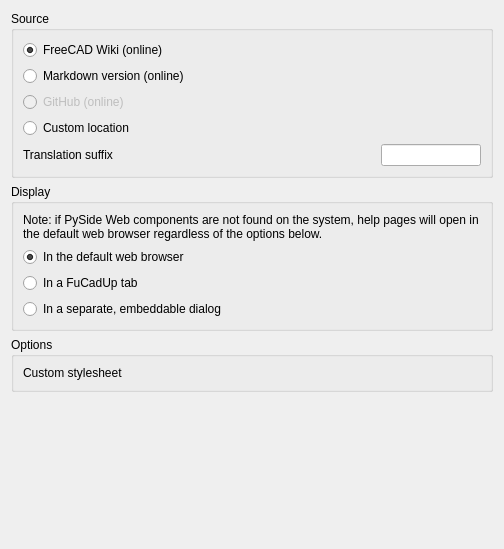
<?xml version="1.0" encoding="UTF-8"?>
<ui version="4.0">
 <class>Form</class>
 <widget class="QWidget" name="Form">
  <property name="geometry">
   <rect>
    <x>0</x>
    <y>0</y>
    <width>504</width>
    <height>549</height>
   </rect>
  </property>
  <property name="windowTitle">
   <string>Help</string>
  </property>
  <layout class="QVBoxLayout" name="verticalLayout">
   <item>
    <widget class="QGroupBox" name="groupBox">
     <property name="title">
      <string>Source</string>
     </property>
     <layout class="QGridLayout" name="gridLayout">
      <item row="2" column="0">
       <widget class="Gui::PrefRadioButton" name="radioButton_2">
        <property name="enabled">
         <bool>false</bool>
        </property>
        <property name="toolTip">
         <string>Fetches the documentation from pages rendered on GitHub.
This is currently not available.</string>
        </property>
        <property name="text">
         <string>GitHub (online)</string>
        </property>
        <property name="prefEntry" stdset="0">
         <cstring>optionGithub</cstring>
        </property>
        <property name="prefPath" stdset="0">
         <cstring>Mod/Help</cstring>
        </property>
       </widget>
      </item>
      <item row="6" column="0">
       <widget class="Gui::PrefRadioButton" name="radioOffline">
        <property name="toolTip">
         <string>Set this to a custom URL or the folder where the help files are located.
You can easily download the documentation for offline use by using the Addon
Manager and installing the &quot;offline-documentation&quot; addon. If this
field is left blank, FreeCAD will automatically search for the help files at
the default location ($USERAPPDATADIR/Mod/offline-documentation).</string>
        </property>
        <property name="text">
         <string>Custom location</string>
        </property>
        <property name="prefEntry" stdset="0">
         <cstring>optionCustom</cstring>
        </property>
        <property name="prefPath" stdset="0">
         <cstring>Mod/Help</cstring>
        </property>
       </widget>
      </item>
      <item row="7" column="1">
       <widget class="Gui::PrefLineEdit" name="lineEdit_2">
        <property name="maximumSize">
         <size>
          <width>100</width>
          <height>16777215</height>
         </size>
        </property>
        <property name="toolTip">
         <string>A translation suffix to use, for example &quot;fr&quot;
to get French translation of the documentation.</string>
        </property>
        <property name="prefEntry" stdset="0">
         <cstring>Suffix</cstring>
        </property>
        <property name="prefPath" stdset="0">
         <cstring>Mod/Help</cstring>
        </property>
       </widget>
      </item>
      <item row="6" column="1">
       <widget class="Gui::PrefFileChooser" name="fileChooser">
        <property name="toolTip">
         <string>Set this to a custom URL or the folder where the help files are located.
Documentation can be downloaded for offline use via the Addon Manager and installing the
&quot;offline-documentation&quot; addon. If this field is left blank, FreeCAD will
automatically search for the help files at the default location
($USERAPPDATADIR/Mod/offline-documentation).</string>
        </property>
        <property name="mode">
         <enum>Gui::FileChooser::Directory</enum>
        </property>
        <property name="fileName">
         <string/>
        </property>
        <property name="prefEntry" stdset="0">
         <cstring>Location</cstring>
        </property>
        <property name="prefPath" stdset="0">
         <cstring>Mod/Help</cstring>
        </property>
       </widget>
      </item>
      <item row="7" column="0">
       <widget class="QLabel" name="label_2">
        <property name="layoutDirection">
         <enum>Qt::LeftToRight</enum>
        </property>
        <property name="text">
         <string>Translation suffix</string>
        </property>
       </widget>
      </item>
      <item row="0" column="0">
       <widget class="Gui::PrefRadioButton" name="radioButton">
        <property name="toolTip">
         <string>The documentation pages will be fetched from the official
FreeCADwiki at https://wiki.freecad.org</string>
        </property>
        <property name="text">
         <string>FreeCAD Wiki (online)</string>
        </property>
        <property name="checked">
         <bool>true</bool>
        </property>
        <property name="prefEntry" stdset="0">
         <cstring>optionWiki</cstring>
        </property>
        <property name="prefPath" stdset="0">
         <cstring>Mod/Help</cstring>
        </property>
       </widget>
      </item>
      <item row="1" column="0">
       <widget class="Gui::PrefRadioButton" name="radioOnline">
        <property name="toolTip">
         <string>The documentation pages will be fetched from an automatic Markdown conversion
of the FreeCAD wiki,hosted on FreeCAD's GitHub account. This can be styled with a
custom stylesheet below and can look nicer than the wiki option. The 'Markdown' or
'Pandoc' Python module should be installed for optimal results.</string>
        </property>
        <property name="text">
         <string>Markdown version (online)</string>
        </property>
        <property name="checked">
         <bool>false</bool>
        </property>
        <property name="prefEntry" stdset="0">
         <cstring>optionMarkdown</cstring>
        </property>
        <property name="prefPath" stdset="0">
         <cstring>Mod/Help</cstring>
        </property>
       </widget>
      </item>
     </layout>
    </widget>
   </item>
   <item>
    <widget class="QGroupBox" name="groupBox_2">
     <property name="title">
      <string>Display</string>
     </property>
     <layout class="QVBoxLayout" name="verticalLayout_3">
      <item>
       <widget class="QLabel" name="label_3">
        <property name="text">
         <string>Note: if PySide Web components are not found on the system, help pages will open in the default web browser regardless of the options below.</string>
        </property>
        <property name="wordWrap">
         <bool>true</bool>
        </property>
       </widget>
      </item>
      <item>
       <widget class="Gui::PrefRadioButton" name="radioBrowser">
        <property name="toolTip">
         <string>The documentation will open in the default web browser</string>
        </property>
        <property name="text">
         <string>In the default web browser</string>
        </property>
        <property name="checked">
         <bool>true</bool>
        </property>
        <property name="prefEntry" stdset="0">
         <cstring>optionBrowser</cstring>
        </property>
        <property name="prefPath" stdset="0">
         <cstring>Mod/Help</cstring>
        </property>
       </widget>
      </item>
      <item>
       <widget class="Gui::PrefRadioButton" name="radioTab">
        <property name="toolTip">
         <string>The documentation will open in a new tab inside the FreeCAD interface. This requires the PySide QtWebengineWidgets component.</string>
        </property>
        <property name="text">
         <string>In a FuCadUp tab</string>
        </property>
        <property name="checked">
         <bool>false</bool>
        </property>
        <property name="prefEntry" stdset="0">
         <cstring>optionTab</cstring>
        </property>
        <property name="prefPath" stdset="0">
         <cstring>Mod/Help</cstring>
        </property>
       </widget>
      </item>
      <item>
       <widget class="Gui::PrefRadioButton" name="radioDialog">
        <property name="enabled">
         <bool>true</bool>
        </property>
        <property name="toolTip">
        <string>Documentation opens in a dockable dialog within FuCadUp, allowing simultaneous work in the 3D view.
Requires the PySide QtWebengineWidgets component.</string>
        </property>
        <property name="text">
         <string>In a separate, embeddable dialog</string>
        </property>
        <property name="prefEntry" stdset="0">
         <cstring>optionDialog</cstring>
        </property>
        <property name="prefPath" stdset="0">
         <cstring>Mod/Help</cstring>
        </property>
       </widget>
      </item>
     </layout>
    </widget>
   </item>
   <item>
    <widget class="QGroupBox" name="groupBox_3">
     <property name="title">
      <string>Options</string>
     </property>
     <layout class="QVBoxLayout" name="verticalLayout_4">
      <item>
       <layout class="QHBoxLayout" name="horizontalLayout">
        <item>
         <widget class="QLabel" name="label">
          <property name="text">
           <string>Custom stylesheet</string>
          </property>
         </widget>
        </item>
        <item>
         <widget class="Gui::PrefFileChooser" name="styleSheet">
          <property name="toolTip">
          <string>Specify the path to an alternative CSS file for styling Markdown pages.
This only applies if Markdown is selected above.</string>
          </property>
          <property name="prefEntry" stdset="0">
           <cstring>StyleSheet</cstring>
          </property>
          <property name="prefPath" stdset="0">
           <cstring>Mod/Help</cstring>
          </property>
         </widget>
        </item>
       </layout>
      </item>
     </layout>
    </widget>
   </item>
   <item>
    <spacer name="verticalSpacer">
     <property name="orientation">
      <enum>Qt::Vertical</enum>
     </property>
     <property name="sizeHint" stdset="0">
      <size>
       <width>20</width>
       <height>40</height>
      </size>
     </property>
    </spacer>
   </item>
  </layout>
 </widget>
 <customwidgets>
  <customwidget>
   <class>Gui::FileChooser</class>
   <extends>QWidget</extends>
   <header>Gui/FileDialog.h</header>
  </customwidget>
  <customwidget>
   <class>Gui::PrefFileChooser</class>
   <extends>Gui::FileChooser</extends>
   <header>Gui/PrefWidgets.h</header>
  </customwidget>
  <customwidget>
   <class>Gui::PrefRadioButton</class>
   <extends>QRadioButton</extends>
   <header>Gui/PrefWidgets.h</header>
  </customwidget>
  <customwidget>
   <class>Gui::PrefLineEdit</class>
   <extends>QLineEdit</extends>
   <header>Gui/PrefWidgets.h</header>
  </customwidget>
 </customwidgets>
 <resources/>
 <connections/>
</ui>
